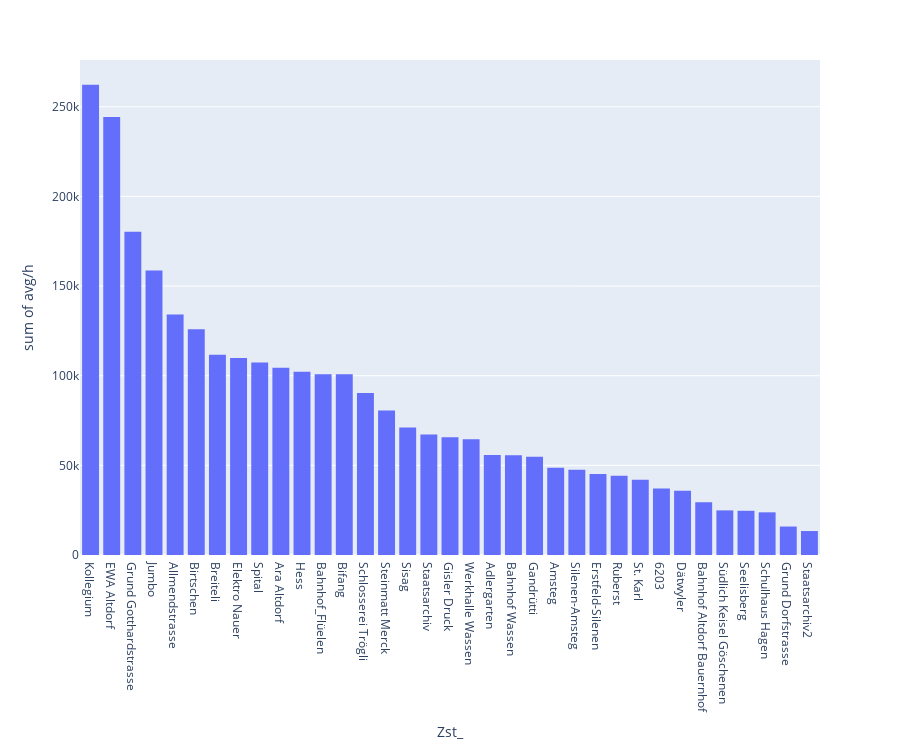

Notebook code cell kept with this figure:
### Code cell
import plotly.express as px
fig = px.histogram(result, x='Zst_', y='avg/h', height=750)

fig.update_layout(barmode='group', xaxis={'categoryorder':'total descending'})
fig.update_xaxes(type='category')

fig.show()

### Figure 1 — Plotly figure (JSON) as saved in the notebook; plotly's stock layout.template omitted (floating-point values rounded to 4 significant figures; data arrays with more than 128 entries replaced by an {"elided": "..."} marker saying what was removed)
{"data": [{"alignmentgroup": "True", "bingroup": "x", "histfunc": "sum", "hovertemplate": "Zst_=%{x}<br>sum of avg/h=%{y}<extra></extra>", "legendgroup": "", "marker": {"color": "#636efa", "pattern": {"shape": ""}}, "name": "", "offsetgroup": "", "orientation": "v", "showlegend": false, "type": "histogram", "x": {"elided": "12688 mixed values"}, "xaxis": "x", "y": {"elided": "12688 float values"}, "yaxis": "y"}], "layout": {"barmode": "group", "height": 750, "legend": {"tracegroupgap": 0}, "margin": {"t": 60}, "xaxis": {"anchor": "y", "categoryorder": "total descending", "domain": [0, 1], "title": {"text": "Zst_"}, "type": "category"}, "yaxis": {"anchor": "x", "domain": [0, 1], "title": {"text": "sum of avg/h"}}}}
